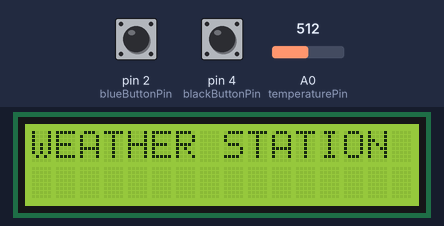
Bench run of a sketch on a simulated Arduino Uno, built with avr-gcc and run on an emulated ATmega328P. Shown: 16×2 character LCD. Inputs (shaded band) come from the test bench; at power-on: pin 2 (blueButtonPin) HIGH, pin 4 (blackButtonPin) HIGH, A0 (temperaturePin) = 512.

Above: at 1.2 s.
1.3 s: pin 2 (blueButtonPin) pulled LOW for 0.15 s
At 3.2 s:
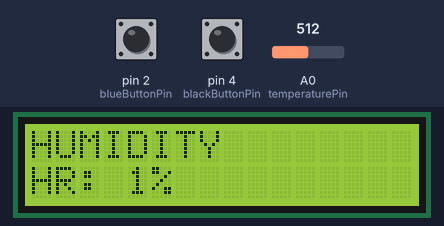
3.5 s: pin 4 (blackButtonPin) pulled LOW for 0.15 s
At 4.9 s:
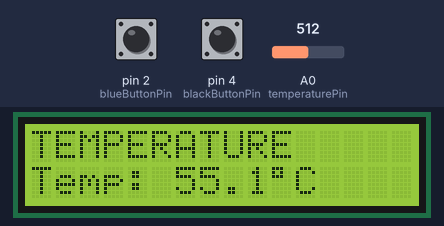
5.5 s: A0 (temperaturePin) set to 716
At 6.4 s:
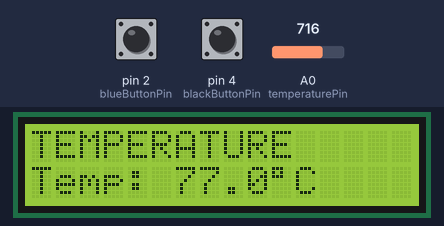
7.5 s: A0 (temperaturePin) set to 900
At 9.1 s:
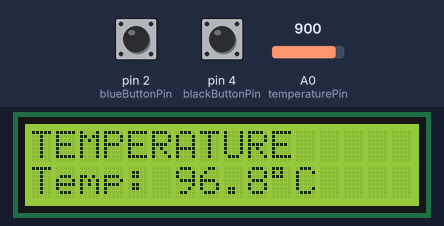
9.5 s: A0 (temperaturePin) set to 1023
At 10.6 s:
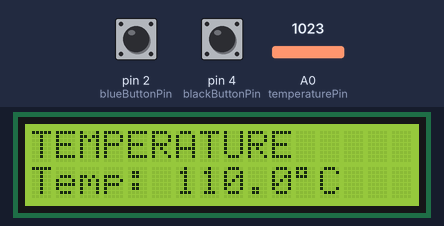
11.5 s: pin 2 (blueButtonPin) pulled LOW for 1 s
At 11.75 s:
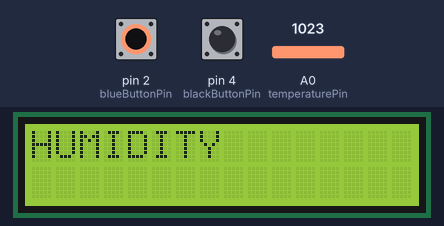
Timing chart, 0 to 14.5 s (numbered marks = the images above; inputs shaded):
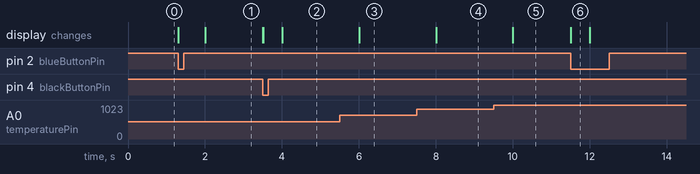

The sketch:

arduino_weather_station.ino
```cpp
#include <LiquidCrystal.h>

// LCD pins: RS, E, D4, D5, D6, D7
LiquidCrystal lcd(7, 8, 9, 10, 11, 12);

// Button pins
const int blueButtonPin = 2;
const int blackButtonPin = 4;

// Sensor pin
const int temperaturePin = A0;
int reading;
float volts;
float millivolts;
float degreesC;

// analog reference
const float aref_voltage = 1.1;

// Button states
bool prevBlueButtonState = HIGH;
bool currentBlueButtonState;
bool prevBlackButtonState = HIGH;
bool currentBlackButtonState;

// Debounce
unsigned long lastDebounceTime = 0;
const unsigned long debounceDelay = 50;

// Update every 5 seconds
unsigned long lastUpdate = 0;
const unsigned long updateInterval = 1000;

// Current mode
String currentMode = "NO_MODE";

void setup() {
  lcd.begin(16, 2);
  lcd.clear();
  lcd.setCursor(0, 0);
  lcd.print("WEATHER STATION");

  pinMode(blueButtonPin, INPUT_PULLUP);
  pinMode(blackButtonPin, INPUT_PULLUP);

  analogReference(INTERNAL);
}

void loop() {

  unsigned long now = millis();

  currentBlueButtonState = digitalRead(blueButtonPin);
  currentBlackButtonState = digitalRead(blackButtonPin);

  if (prevBlueButtonState == HIGH && currentBlueButtonState == LOW) {
    if (now - lastDebounceTime > debounceDelay) {
      displayMessage("HUMIDITY   ");
      currentMode = "HUMIDITY";
      lastDebounceTime = now;
    }
  }

  if (prevBlackButtonState == HIGH && currentBlackButtonState == LOW) {
    if (now - lastDebounceTime > debounceDelay) {
      displayMessage("TEMPERATURE");
      currentMode = "TEMPERATURE";
      lastDebounceTime = now;
    }
  }

  prevBlueButtonState = currentBlueButtonState;
  prevBlackButtonState = currentBlackButtonState;

  if (now - lastUpdate >= updateInterval) {
    reading = analogRead(A0);
    volts = reading * aref_voltage / 1023.0;
    millivolts = 1000 * volts;
    degreesC = millivolts / 10.0;

    if (currentMode == "TEMPERATURE") {
      lcd.setCursor(0, 1);
      lcd.print("Temp: ");
      lcd.print(degreesC, 1);
      lcd.print((char)223);
      lcd.print("C     ");
    }
    if (currentMode == "HUMIDITY") {
      lcd.setCursor(0, 1);
      lcd.print("HR: ");
      lcd.print(1, 1);
      lcd.print("%           ");
    }

    lastUpdate = now;
  }
}

void displayMessage(const char* message) {
  lcd.clear();
  delay(5);
  lcd.setCursor(0, 0);
  lcd.print(message);
}
```

Measured:
- after the input at 1.3 s, the display: first changes at once (image 1 shows a later state)
- after the input at 3.5 s, the display: first changes at once (image 2 shows a later state)
- after the input at 5.5 s, the display: changes after 0.50 s (image 3)
- after the input at 7.5 s, the display: changes after 0.50 s (image 4)
- after the input at 9.5 s, the display: changes after 0.50 s (image 5)
- after the input at 11.5 s, the display: first changes at once (image 6 shows a later state)
- what the display in image 6 shows lasts 0.5 s, from 11.5 s to 12.0 s
